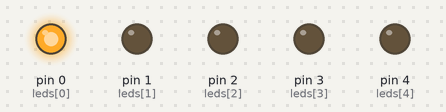
Recording of a sketch running on a simulated Arduino Uno, built with avr-gcc and run on an emulated ATmega328P. On the bench: output pins drawn as LEDs (lit = HIGH).

Above: at 0.05 s.
At 0.55 s:
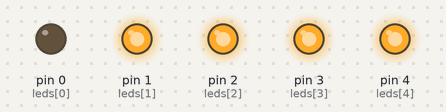
At 1.0 s:
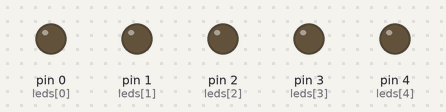
At 1.75 s:
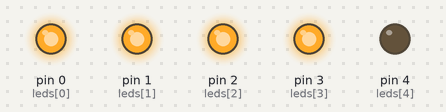
At 2.35 s:
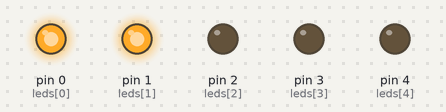
At 3.8 s:
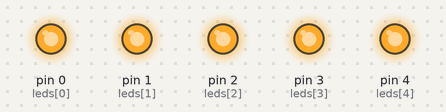
Timing chart, 0 to 5.1 s (numbered marks = the images above):
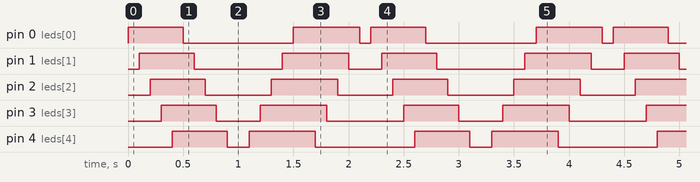

Measured:
- by itself, pin 0 (leds[0]): repeats every 2.2 s: LOW 1.0 s, HIGH 0.60 s, LOW 0.10 s, HIGH 0.50 s
- by itself, pin 1 (leds[1]): repeats every 2.2 s: LOW 0.80 s, HIGH 0.60 s, LOW 0.30 s, HIGH 0.50 s
- by itself, pin 2 (leds[2]): alternates HIGH for 0.55 s and LOW for 0.55 s
- by itself, pin 3 (leds[3]): repeats every 2.2 s: LOW 0.40 s, HIGH 0.60 s, LOW 0.70 s, HIGH 0.50 s
- by itself, pin 4 (leds[4]): repeats every 2.2 s: LOW 0.20 s, HIGH 0.60 s, LOW 0.90 s, HIGH 0.50 s

The sketch:

larson_scanner.ino
```cpp
int leds[] = {0, 1, 2, 3, 4, 5};
int ledsLength = 5;	//sizeof is very slow for some reason so array length is hardcoded

void setup()
{
  for (int i = 0; i < ledsLength; i++)
  {
    pinMode(leds[i], OUTPUT);
  }
}

void loop()
{
  for (int i = 0; i < ledsLength; i++)
  {
    digitalWrite(leds[i], HIGH);

    delay(100);
  }

  for (int i = 0; i < ledsLength; i++)
  {
    digitalWrite(leds[i], LOW);

    delay(100);
  }

  for (int i = ledsLength; i >= 0; i--)
  {
    digitalWrite(leds[i], HIGH);

    delay(100);
  }

  for (int i = ledsLength; i >= 0; i--)
  {
    digitalWrite(leds[i], LOW);

    delay(100);
  }
}
```
